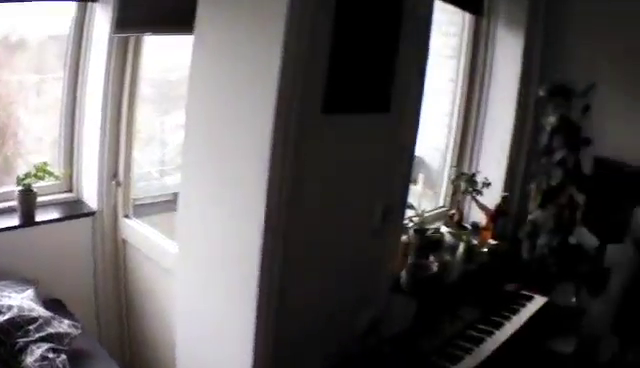
#> input picture frame 94 of Source/Video/droneVideo2.0.mp4, 640 x 368 px, given in place of droneVideo5.0.mp4, which was not available
$ python VideoIO.py
#> lines starting #> are read from the running program, lines starting #| are printed output that depends on the picture
from mss import mss
from PIL import Image
import numpy as np
import time
import cv2

import sys
import os


def showImage(name, image):
    cv2.imshow(name, image)
    if cv2.waitKey(0) & 0xFF == ord('q'):
        return

def loadImage(path):
    # Use os.path.join to make it work across all OS systems
    img = cv2.imread(path)
    return img

def saveImage(name, image):
    #image = cv2.resize(image, (1280, 1024), interpolation=cv2.INTER_CUBIC)
    cv2.imwrite(name, image)


def loadVideo(path):
    video = cv2.VideoCapture(path)
    return video

def saveEachImageInVideo(video, savePath, undistort):
#> called with savePath = '../../Output/droneVideo5.0', undistort = False
    camera = None
    i = 0
    while(True):
        try:
            _, image = video.read()
#> image is the input picture: shape (368, 640, 3); mean B, G, R 95.9, 95.5, 98.8
            #image = cv2.resize(image, (1280,1024), interpolation=cv2.INTER_CUBIC)
            #image = cv2.resize(image, (1920,1080), interpolation=cv2.INTER_CUBIC)
            #image = cv2.cvtColor(image, cv2.COLOR_RGB2GRAY)
            if undistort:
                if camera == None:
                    camera = Camera('../Calibration/outputs/', image)
                image = camera.undistort(image)
            image = cv2.cvtColor(image, cv2.COLOR_RGB2GRAY)
#> image: shape (368, 640)
            image = cv2.resize(image, (1280,1024), interpolation=cv2.INTER_CUBIC)
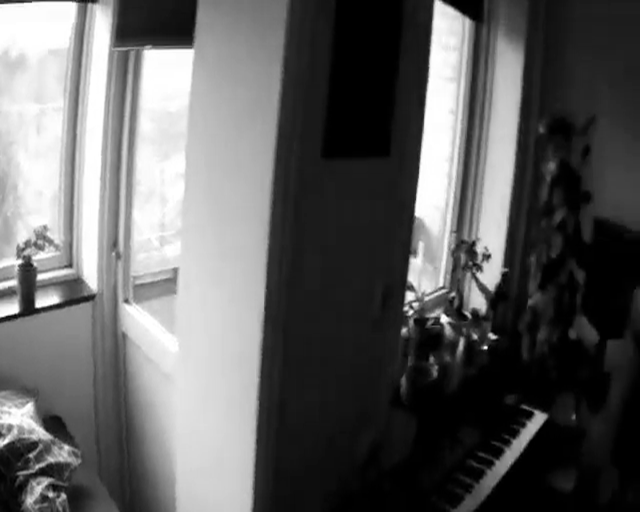
#> image: shape (1024, 1280) (shown at 1/2 size); min 0, max 255, mean 96.1
            #cv2.imwrite(str(i).zfill(5) + '.jpg', image, [cv2.IMWRITE_JPEG_QUALITY, 90])
            cv2.imwrite(os.path.join(savePath, str(i).zfill(5) + '.jpg'), image, [cv2.IMWRITE_JPEG_QUALITY, 90])
            i += 1
        except Exception as e:
            print(e)
            break
    video.release()

def showVideo(video):
    raise NotImplementedError

def mss_record(width, height, startX, startY):
    with mss() as sct:
        monitor = {'top': startY, 'left': startX, 'width': width, 'height': height}
        sct_img = sct.grab(monitor)
        return Image.frombytes('RGB', sct_img.size, sct_img.bgra, 'raw', 'BGRX')

def captureScreen(width = 1300, height = 600, startX = 0, startY = 0):
    frame = mss_record(width, height, startX, startY)
    frame = np.array(frame)
    return frame

def captureScreenLive():
    while True:
        frame = captureScreen()
        cv2.imshow('screen', cv2.cvtColor(frame, cv2.COLOR_BGR2RGB))
        if cv2.waitKey(1) & 0xFF == ord('q'):
            cv2.destroyAllWindows()
            break


if __name__ == '__main__':
    sys.path.insert(0, os.path.abspath(os.path.dirname('../Calibration/')))
    from Camera import Camera
    #captureScreenLive()
    #video = loadVideo('../Source/Video/droneVideo4.0.mp4')
    #video = loadVideo('../../Source/Video/droneVideo2.0.mp4')
    video = loadVideo('../../Source/Video/droneVideo5.0.mp4')
    #video = loadVideo('../../Source/Video/ipadVideo.mp4')
    #saveEachImageInVideo(video, '../../Output/droneVideoUndistorted5.0', True)
    saveEachImageInVideo(video, '../../Output/droneVideo5.0', False)

$ run again, starting later in the video
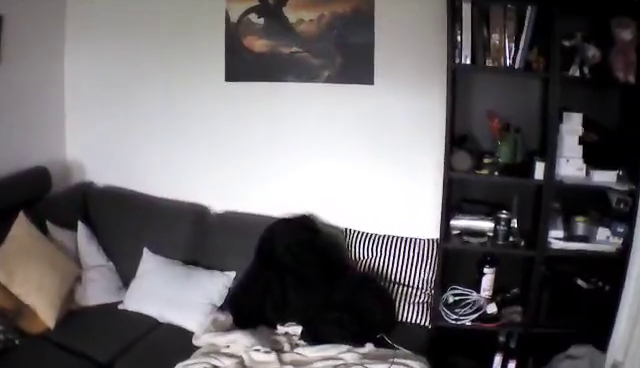
#> input picture frame 425 of Source/Video/droneVideo2.0.mp4, 640 x 368 px, given in place of droneVideo5.0.mp4, which was not available
#> in saveEachImageInVideo, image is the input picture: shape (368, 640, 3); mean B, G, R 104.9, 102.2, 105.7
#> in saveEachImageInVideo, `image = cv2.cvtColor(image, cv2.COLOR_RGB2GRAY)`:
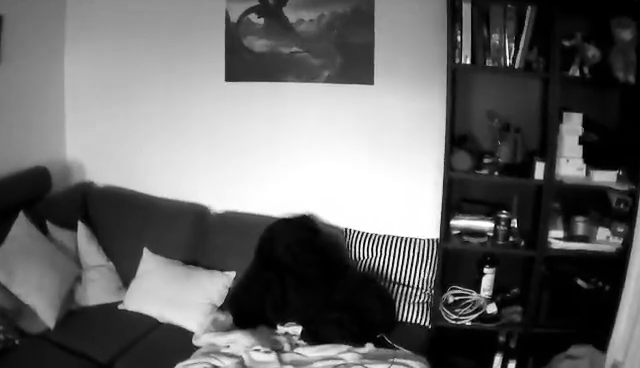
#> image: shape (368, 640); min 0, max 255, mean 103.5
#> in saveEachImageInVideo, `image = cv2.resize(image, (1280,1024), interpolation=cv2.INTER_CUBIC)`:
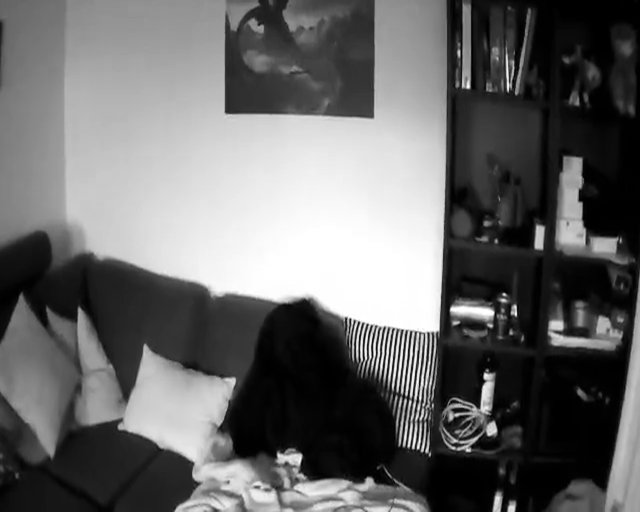
#> image: shape (1024, 1280) (shown at 1/2 size); min 0, max 255, mean 103.5

$ run again, starting later in the video
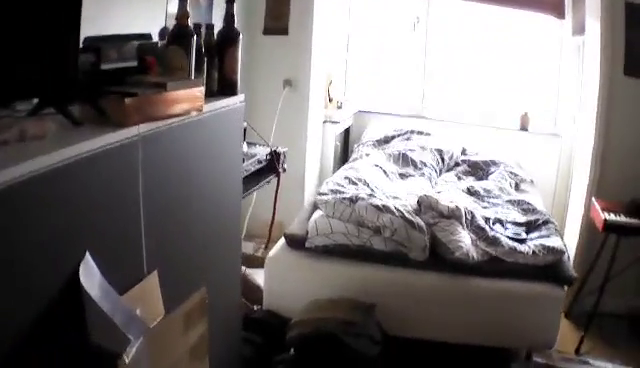
#> input picture frame 756 of Source/Video/droneVideo2.0.mp4, 640 x 368 px, given in place of droneVideo5.0.mp4, which was not available
#> in saveEachImageInVideo, image is the input picture: shape (368, 640, 3); mean B, G, R 111, 111.1, 115.8
#> in saveEachImageInVideo, `image = cv2.cvtColor(image, cv2.COLOR_RGB2GRAY)`:
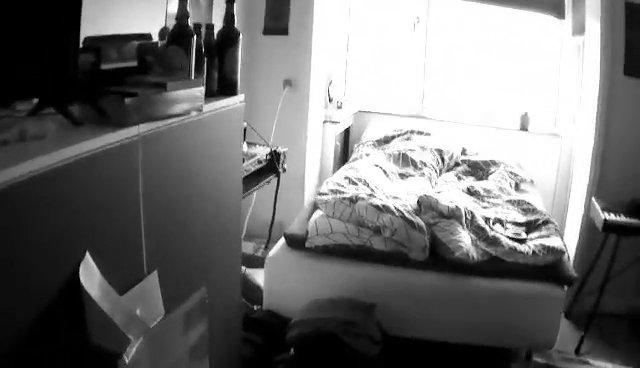
#> image: shape (368, 640); min 0, max 255, mean 111.7
#> in saveEachImageInVideo, `image = cv2.resize(image, (1280,1024), interpolation=cv2.INTER_CUBIC)`:
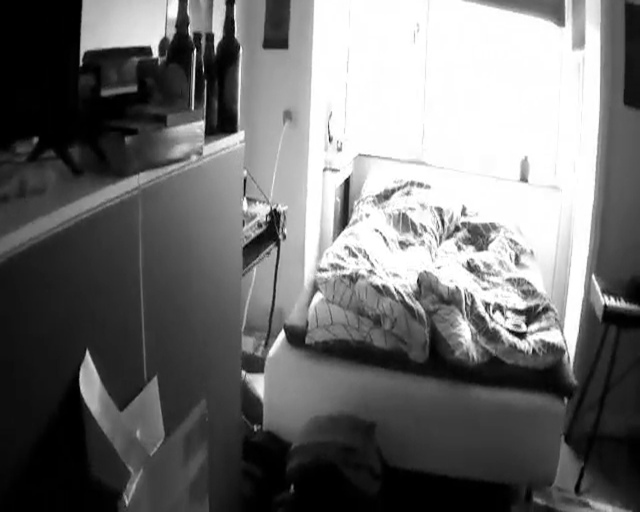
#> image: shape (1024, 1280) (shown at 1/2 size); min 0, max 255, mean 111.6
